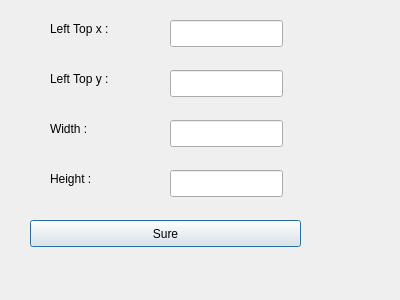
<?xml version="1.0" encoding="UTF-8"?>
<ui version="4.0">
 <class>Dialog_3</class>
 <widget class="QDialog" name="Dialog_3">
  <property name="geometry">
   <rect>
    <x>0</x>
    <y>0</y>
    <width>400</width>
    <height>300</height>
   </rect>
  </property>
  <property name="windowTitle">
   <string>Dialog</string>
  </property>
  <widget class="QLabel" name="label">
   <property name="geometry">
    <rect>
     <x>50</x>
     <y>20</y>
     <width>81</width>
     <height>17</height>
    </rect>
   </property>
   <property name="text">
    <string>Left Top x :</string>
   </property>
  </widget>
  <widget class="QLabel" name="label_2">
   <property name="geometry">
    <rect>
     <x>50</x>
     <y>70</y>
     <width>81</width>
     <height>17</height>
    </rect>
   </property>
   <property name="text">
    <string>Left Top y :</string>
   </property>
  </widget>
  <widget class="QLabel" name="label_3">
   <property name="geometry">
    <rect>
     <x>50</x>
     <y>120</y>
     <width>67</width>
     <height>17</height>
    </rect>
   </property>
   <property name="text">
    <string>Width :</string>
   </property>
  </widget>
  <widget class="QLabel" name="label_4">
   <property name="geometry">
    <rect>
     <x>50</x>
     <y>170</y>
     <width>67</width>
     <height>17</height>
    </rect>
   </property>
   <property name="text">
    <string>Height :</string>
   </property>
  </widget>
  <widget class="QLineEdit" name="lineEdit">
   <property name="geometry">
    <rect>
     <x>170</x>
     <y>20</y>
     <width>113</width>
     <height>27</height>
    </rect>
   </property>
  </widget>
  <widget class="QLineEdit" name="lineEdit_2">
   <property name="geometry">
    <rect>
     <x>170</x>
     <y>70</y>
     <width>113</width>
     <height>27</height>
    </rect>
   </property>
  </widget>
  <widget class="QLineEdit" name="lineEdit_3">
   <property name="geometry">
    <rect>
     <x>170</x>
     <y>120</y>
     <width>113</width>
     <height>27</height>
    </rect>
   </property>
  </widget>
  <widget class="QLineEdit" name="lineEdit_4">
   <property name="geometry">
    <rect>
     <x>170</x>
     <y>170</y>
     <width>113</width>
     <height>27</height>
    </rect>
   </property>
  </widget>
  <widget class="QPushButton" name="pushButton">
   <property name="geometry">
    <rect>
     <x>30</x>
     <y>220</y>
     <width>271</width>
     <height>27</height>
    </rect>
   </property>
   <property name="text">
    <string>Sure</string>
   </property>
  </widget>
 </widget>
 <resources/>
 <connections/>
</ui>
